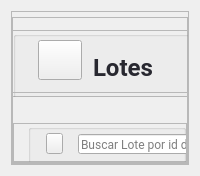
            <widget class="QWidget" name="page_lotes">
             <layout class="QHBoxLayout" name="horizontalLayout_6">
              <item>
               <widget class="QFrame" name="container_mov_3">
                <property name="frameShape">
                 <enum>QFrame::StyledPanel</enum>
                </property>
                <property name="frameShadow">
                 <enum>QFrame::Raised</enum>
                </property>
                <layout class="QVBoxLayout" name="verticalLayout_34" stretch="0,0,0">
                 <property name="spacing">
                  <number>0</number>
                 </property>
                 <property name="leftMargin">
                  <number>0</number>
                 </property>
                 <property name="topMargin">
                  <number>0</number>
                 </property>
                 <property name="rightMargin">
                  <number>0</number>
                 </property>
                 <property name="bottomMargin">
                  <number>0</number>
                 </property>
                 <item>
                  <widget class="QFrame" name="top_frame_mov_3">
                   <property name="minimumSize">
                    <size>
                     <width>1</width>
                     <height>80</height>
                    </size>
                   </property>
                   <property name="maximumSize">
                    <size>
                     <width>387</width>
                     <height>70</height>
                    </size>
                   </property>
                   <property name="frameShape">
                    <enum>QFrame::StyledPanel</enum>
                   </property>
                   <property name="frameShadow">
                    <enum>QFrame::Raised</enum>
                   </property>
                   <widget class="QFrame" name="frame_26">
                    <property name="geometry">
                     <rect>
                      <x>0</x>
                      <y>13</y>
                      <width>431</width>
                      <height>70</height>
                     </rect>
                    </property>
                    <property name="minimumSize">
                     <size>
                      <width>354</width>
                      <height>70</height>
                     </size>
                    </property>
                    <property name="maximumSize">
                     <size>
                      <width>16777215</width>
                      <height>50</height>
                     </size>
                    </property>
                    <property name="frameShape">
                     <enum>QFrame::StyledPanel</enum>
                    </property>
                    <property name="frameShadow">
                     <enum>QFrame::Raised</enum>
                    </property>
                    <layout class="QVBoxLayout" name="verticalLayout_35">
                     <property name="spacing">
                      <number>0</number>
                     </property>
                     <property name="leftMargin">
                      <number>0</number>
                     </property>
                     <property name="topMargin">
                      <number>0</number>
                     </property>
                     <property name="rightMargin">
                      <number>0</number>
                     </property>
                     <property name="bottomMargin">
                      <number>0</number>
                     </property>
                     <item>
                      <widget class="QGroupBox" name="groupBox_10">
                       <property name="minimumSize">
                        <size>
                         <width>384</width>
                         <height>0</height>
                        </size>
                       </property>
                       <property name="title">
                        <string/>
                       </property>
                       <widget class="QLabel" name="label_40">
                        <property name="geometry">
                         <rect>
                          <x>80</x>
                          <y>10</y>
                          <width>152</width>
                          <height>52</height>
                         </rect>
                        </property>
                        <property name="minimumSize">
                         <size>
                          <width>152</width>
                          <height>0</height>
                         </size>
                        </property>
                        <property name="maximumSize">
                         <size>
                          <width>120</width>
                          <height>16777215</height>
                         </size>
                        </property>
                        <property name="font">
                         <font>
                          <family>Roboto</family>
                          <pointsize>18</pointsize>
                          <weight>75</weight>
                          <bold>true</bold>
                         </font>
                        </property>
                        <property name="styleSheet">
                         <string notr="true">color: #282830 ;
</string>
                        </property>
                        <property name="text">
                         <string>Lotes</string>
                        </property>
                        <property name="alignment">
                         <set>Qt::AlignLeading|Qt::AlignLeft|Qt::AlignVCenter</set>
                        </property>
                       </widget>
                       <widget class="QPushButton" name="pushButton_17">
                        <property name="geometry">
                         <rect>
                          <x>20</x>
                          <y>9</y>
                          <width>49</width>
                          <height>40</height>
                         </rect>
                        </property>
                        <property name="maximumSize">
                         <size>
                          <width>60</width>
                          <height>60</height>
                         </size>
                        </property>
                        <property name="styleSheet">
                         <string notr="true">margin-left:5px</string>
                        </property>
                        <property name="text">
                         <string/>
                        </property>
                        <property name="icon">
                         <iconset resource="../img/img_oficiales.qrc">
                          <normaloff>:/img/producto.png</normaloff>:/img/producto.png</iconset>
                        </property>
                        <property name="iconSize">
                         <size>
                          <width>40</width>
                          <height>40</height>
                         </size>
                        </property>
                       </widget>
                      </widget>
                     </item>
                    </layout>
                   </widget>
                  </widget>
                 </item>
                 <item>
                  <widget class="QFrame" name="mid_mov_3">
                   <property name="maximumSize">
                    <size>
                     <width>16777215</width>
                     <height>70</height>
                    </size>
                   </property>
                   <property name="frameShape">
                    <enum>QFrame::StyledPanel</enum>
                   </property>
                   <property name="frameShadow">
                    <enum>QFrame::Raised</enum>
                   </property>
                   <layout class="QVBoxLayout" name="verticalLayout_36">
                    <property name="spacing">
                     <number>0</number>
                    </property>
                    <property name="leftMargin">
                     <number>0</number>
                    </property>
                    <property name="topMargin">
                     <number>30</number>
                    </property>
                    <property name="rightMargin">
                     <number>0</number>
                    </property>
                    <property name="bottomMargin">
                     <number>0</number>
                    </property>
                    <item alignment="Qt::AlignBottom">
                     <widget class="QFrame" name="frame_27">
                      <property name="minimumSize">
                       <size>
                        <width>0</width>
                        <height>50</height>
                       </size>
                      </property>
                      <property name="maximumSize">
                       <size>
                        <width>16777215</width>
                        <height>50</height>
                       </size>
                      </property>
                      <property name="frameShape">
                       <enum>QFrame::StyledPanel</enum>
                      </property>
                      <property name="frameShadow">
                       <enum>QFrame::Raised</enum>
                      </property>
                      <layout class="QVBoxLayout" name="verticalLayout_37">
                       <property name="spacing">
                        <number>0</number>
                       </property>
                       <property name="leftMargin">
                        <number>0</number>
                       </property>
                       <property name="topMargin">
                        <number>0</number>
                       </property>
                       <property name="rightMargin">
                        <number>0</number>
                       </property>
                       <property name="bottomMargin">
                        <number>0</number>
                       </property>
                       <item>
                        <widget class="QGroupBox" name="groupBox_11">
                         <property name="minimumSize">
                          <size>
                           <width>0</width>
                           <height>50</height>
                          </size>
                         </property>
                         <property name="styleSheet">
                          <string notr="true">margin-left: 14px</string>
                         </property>
                         <property name="title">
                          <string/>
                         </property>
                         <widget class="QPushButton" name="pushButton_19">
                          <property name="geometry">
                           <rect>
                            <x>18</x>
                            <y>9</y>
                            <width>31</width>
                            <height>21</height>
                           </rect>
                          </property>
                          <property name="minimumSize">
                           <size>
                            <width>0</width>
                            <height>21</height>
                           </size>
                          </property>
                          <property name="cursor">
                           <cursorShape>PointingHandCursor</cursorShape>
                          </property>
                          <property name="text">
                           <string/>
                          </property>
                          <property name="icon">
                           <iconset resource="../img/img_oficiales.qrc">
                            <normaloff>:/img/LupaB.png</normaloff>:/img/LupaB.png</iconset>
                          </property>
                          <property name="iconSize">
                           <size>
                            <width>52</width>
                            <height>82</height>
                           </size>
                          </property>
                         </widget>
                         <widget class="QLineEdit" name="lineEdit_6">
                          <property name="geometry">
                           <rect>
                            <x>50</x>
                            <y>10</y>
                            <width>301</width>
                            <height>20</height>
                           </rect>
                          </property>
                          <property name="minimumSize">
                           <size>
                            <width>0</width>
                            <height>20</height>
                           </size>
                          </property>
                          <property name="styleSheet">
                           <string notr="true">font-family: Roboto;
</string>
                          </property>
                          <property name="text">
                           <string/>
                          </property>
                          <property name="placeholderText">
                           <string>Buscar Lote por id del producto</string>
                          </property>
                         </widget>
                        </widget>
                       </item>
                      </layout>
                     </widget>
                    </item>
                   </layout>
                  </widget>
                 </item>
                 <item>
                  <widget class="QFrame" name="bottom_mov_3">
                   <property name="frameShape">
                    <enum>QFrame::StyledPanel</enum>
                   </property>
                   <property name="frameShadow">
                    <enum>QFrame::Raised</enum>
                   </property>
                   <layout class="QVBoxLayout" name="verticalLayout_38">
                    <property name="spacing">
                     <number>0</number>
                    </property>
                    <property name="leftMargin">
                     <number>0</number>
                    </property>
                    <property name="topMargin">
                     <number>0</number>
                    </property>
                    <property name="rightMargin">
                     <number>0</number>
                    </property>
                    <property name="bottomMargin">
                     <number>0</number>
                    </property>
                    <item>
                     <widget class="QFrame" name="frame_28">
                      <property name="frameShape">
                       <enum>QFrame::StyledPanel</enum>
                      </property>
                      <property name="frameShadow">
                       <enum>QFrame::Raised</enum>
                      </property>
                      <widget class="QTableWidget" name="tableWidget_lotes">
                       <property name="geometry">
                        <rect>
                         <x>50</x>
                         <y>60</y>
                         <width>801</width>
                         <height>421</height>
                        </rect>
                       </property>
                       <property name="cursor" stdset="0">
                        <cursorShape>PointingHandCursor</cursorShape>
                       </property>
                       <property name="styleSheet">
                        <string notr="true">QTableWidget{
font-size: 11pt;
margin-top:15px;
color: #000;
font-family: Roboto;
text-align:center;
}
QHeaderView::section {
    background-color: #394353;
	border-radius: 11px;
	color:#fff;
    font-size: 9pt;
	font-family:Roboto;
    border-left: 1px solid #394353;

}

QHeaderView::section:horizontal
{
    border-top: 1px solid #394353;

}

QHeaderView::section:vertical
{

    border-left: 1px solid #394353;
}</string>
                       </property>
                       <property name="editTriggers">
                        <set>QAbstractItemView::NoEditTriggers</set>
                       </property>
                       <property name="showGrid">
                        <bool>false</bool>
                       </property>
                       <attribute name="horizontalHeaderVisible">
                        <bool>false</bool>
                       </attribute>
                       <attribute name="horizontalHeaderCascadingSectionResizes">
                        <bool>true</bool>
                       </attribute>
                       <attribute name="horizontalHeaderDefaultSectionSize">
                        <number>160</number>
                       </attribute>
                       <attribute name="horizontalHeaderShowSortIndicator" stdset="0">
                        <bool>true</bool>
                       </attribute>
                       <attribute name="horizontalHeaderStretchLastSection">
                        <bool>true</bool>
                       </attribute>
                       <attribute name="verticalHeaderVisible">
                        <bool>false</bool>
                       </attribute>
                       <attribute name="verticalHeaderDefaultSectionSize">
                        <number>41</number>
                       </attribute>
                       <column>
                        <property name="text">
                         <string>New Column</string>
                        </property>
                       </column>
                       <column>
                        <property name="text">
                         <string>New Column</string>
                        </property>
                       </column>
                       <column>
                        <property name="text">
                         <string>New Column</string>
                        </property>
                       </column>
                       <column>
                        <property name="text">
                         <string>New Column</string>
                        </property>
                       </column>
                       <column>
                        <property name="text">
                         <string>New Column</string>
                        </property>
                       </column>
                      </widget>
                      <widget class="QFrame" name="frame_29">
                       <property name="geometry">
                        <rect>
                         <x>29</x>
                         <y>9</y>
                         <width>831</width>
                         <height>41</height>
                        </rect>
                       </property>
                       <property name="minimumSize">
                        <size>
                         <width>56</width>
                         <height>41</height>
                        </size>
                       </property>
                       <property name="styleSheet">
                        <string notr="true">background-color: rgb(232, 232, 232);
border-radius:15px;</string>
                       </property>
                       <property name="frameShape">
                        <enum>QFrame::StyledPanel</enum>
                       </property>
                       <property name="frameShadow">
                        <enum>QFrame::Raised</enum>
                       </property>
                       <widget class="QLabel" name="label_41">
                        <property name="geometry">
                         <rect>
                          <x>20</x>
                          <y>10</y>
                          <width>141</width>
                          <height>18</height>
                         </rect>
                        </property>
                        <property name="font">
                         <font>
                          <family>Roboto</family>
                          <pointsize>11</pointsize>
                          <weight>75</weight>
                          <bold>true</bold>
                         </font>
                        </property>
                        <property name="styleSheet">
                         <string notr="true">background: none;
color: #282830 ;
</string>
                        </property>
                        <property name="text">
                         <string>Código del Producto</string>
                        </property>
                       </widget>
                       <widget class="QLabel" name="label_42">
                        <property name="geometry">
                         <rect>
                          <x>200</x>
                          <y>10</y>
                          <width>79</width>
                          <height>18</height>
                         </rect>
                        </property>
                        <property name="font">
                         <font>
                          <family>Roboto</family>
                          <pointsize>11</pointsize>
                          <weight>75</weight>
                          <bold>true</bold>
                         </font>
                        </property>
                        <property name="styleSheet">
                         <string notr="true">background: none;
color: #282830 ;

</string>
                        </property>
                        <property name="text">
                         <string>Descripción</string>
                        </property>
                       </widget>
                       <widget class="QLabel" name="label_43">
                        <property name="geometry">
                         <rect>
                          <x>520</x>
                          <y>10</y>
                          <width>132</width>
                          <height>18</height>
                         </rect>
                        </property>
                        <property name="font">
                         <font>
                          <family>Roboto</family>
                          <pointsize>11</pointsize>
                          <weight>75</weight>
                          <bold>true</bold>
                         </font>
                        </property>
                        <property name="styleSheet">
                         <string notr="true">background: none;
color: #282830 ;
</string>
                        </property>
                        <property name="text">
                         <string>Lote</string>
                        </property>
                       </widget>
                       <widget class="QLabel" name="label_45">
                        <property name="geometry">
                         <rect>
                          <x>650</x>
                          <y>10</y>
                          <width>161</width>
                          <height>18</height>
                         </rect>
                        </property>
                        <property name="font">
                         <font>
                          <family>Roboto</family>
                          <pointsize>11</pointsize>
                          <weight>75</weight>
                          <bold>true</bold>
                         </font>
                        </property>
                        <property name="styleSheet">
                         <string notr="true">background: none;
color: #282830 ;
</string>
                        </property>
                        <property name="text">
                         <string> Fecha de Vencimiento</string>
                        </property>
                       </widget>
                       <widget class="QLabel" name="label_46">
                        <property name="geometry">
                         <rect>
                          <x>350</x>
                          <y>10</y>
                          <width>61</width>
                          <height>18</height>
                         </rect>
                        </property>
                        <property name="font">
                         <font>
                          <family>Roboto</family>
                          <pointsize>11</pointsize>
                          <weight>75</weight>
                          <bold>true</bold>
                         </font>
                        </property>
                        <property name="styleSheet">
                         <string notr="true">background: none;
color: #282830 ;

</string>
                        </property>
                        <property name="text">
                         <string>Cantidad</string>
                        </property>
                       </widget>
                      </widget>
                      <widget class="QPushButton" name="btn_actualizarLotes">
                       <property name="geometry">
                        <rect>
                         <x>860</x>
                         <y>20</y>
                         <width>31</width>
                         <height>21</height>
                        </rect>
                       </property>
                       <property name="minimumSize">
                        <size>
                         <width>0</width>
                         <height>21</height>
                        </size>
                       </property>
                       <property name="cursor">
                        <cursorShape>PointingHandCursor</cursorShape>
                       </property>
                       <property name="text">
                        <string/>
                       </property>
                       <property name="icon">
                        <iconset resource="../img/img_oficiales.qrc">
                         <normaloff>:/img/refresh.png</normaloff>:/img/refresh.png</iconset>
                       </property>
                       <property name="iconSize">
                        <size>
                         <width>33</width>
                         <height>16</height>
                        </size>
                       </property>
                      </widget>
                     </widget>
                    </item>
                   </layout>
                  </widget>
                 </item>
                </layout>
               </widget>
              </item>
             </layout>
            </widget>
